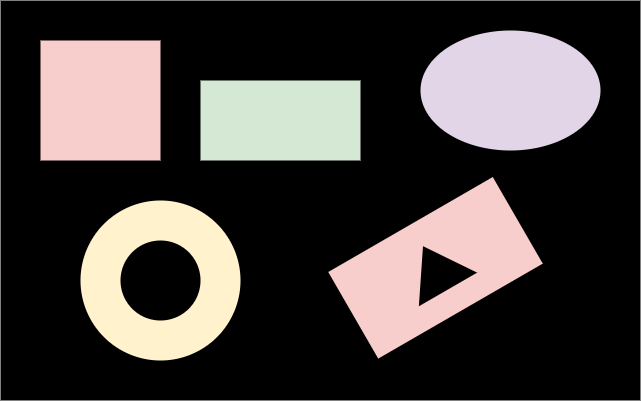
#> input picture xlh-cv-tutorial/2 Grundlagen der Bildverarbeitung/7 Konturen/1 Konturen finden und zeichnen/img/contours.png, 641 x 401 px
$ python finding_drawing.py
#> lines starting #> are read from the running program, lines starting #| are printed output that depends on the picture; after the words box and inside, x2 and y2 are one past the last pixel; in counts of white or black regions, pixels touching at a corner belong together
# finding_drawing.py
import cv2
import numpy as np

# definiere den Font und die Farbe
font = cv2.FONT_HERSHEY_SIMPLEX
WHITE = (255, 255, 255)
GREEN = (0, 255, 0)

# lade Bild von der Datei in ein NumPy Array
image = cv2.imread('img/contours.png')[4:-4, 4:-4]
gray = cv2.cvtColor(image, cv2.COLOR_BGR2GRAY)
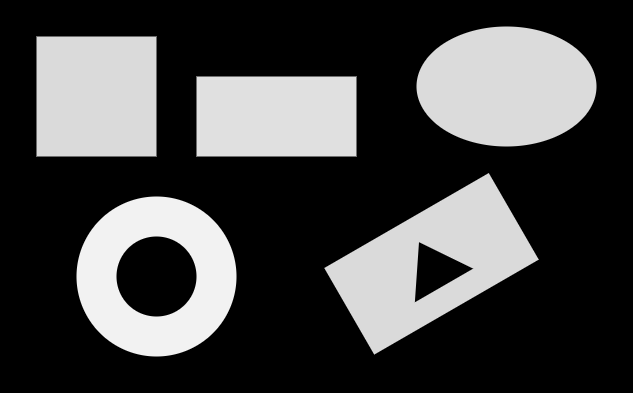
#> gray: shape (393, 633); min 0, max 242, mean 68.9

# finde alle Konturen und zeichne diese in das Bild
cnts, hir = cv2.findContours(gray.copy(), cv2.RETR_LIST, cv2.CHAIN_APPROX_SIMPLE)
#> cnts = 7 contours; box (x1, y1, x2, y2) and area: (76, 196, 237, 357) 20118, (324, 173, 539, 355) 19036, (416, 26, 597, 147) 16984, (36, 36, 157, 157) 14400, (196, 76, 357, 157) 12800, (116, 236, 197, 317) 5016, (414, 242, 473, 302) 1676; hir = [[1, -1, -1, -1], [2, 0, -1, -1], [3, 1, -1, -1], [4, 2, -1, -1], [5, 3, -1, -1], [6, 4, -1, -1], [-1, 5, -1, -1]]
conturs_all = image.copy()
cv2.drawContours(conturs_all, cnts, -1, (0, 255, 0), 2)
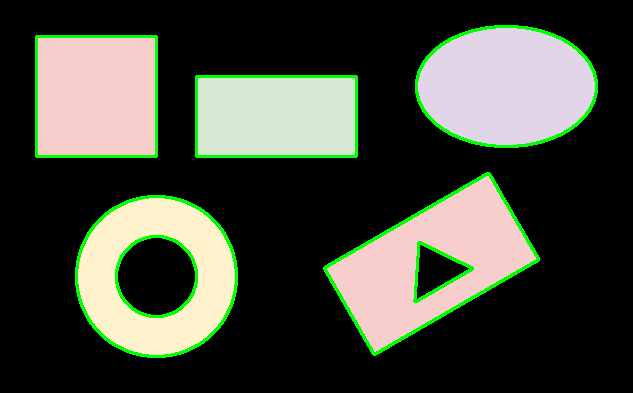
#> conturs_all: shape (393, 633, 3); mean B, G, R 61, 73.2, 68.7

# finde alle äusseren Konturen und zeichne diese in das Bild
cnts, hir = cv2.findContours(gray.copy(), cv2.RETR_EXTERNAL, cv2.CHAIN_APPROX_SIMPLE)
#> cnts = 5 contours; box (x1, y1, x2, y2) and area: (76, 196, 237, 357) 20118, (324, 173, 539, 355) 19036, (416, 26, 597, 147) 16984, (36, 36, 157, 157) 14400, (196, 76, 357, 157) 12800; hir = [[1, -1, -1, -1], [2, 0, -1, -1], [3, 1, -1, -1], [4, 2, -1, -1], [-1, 3, -1, -1]]
conturs_external = image.copy()
cv2.drawContours(conturs_external, cnts, -1, (0, 255, 0), 2)
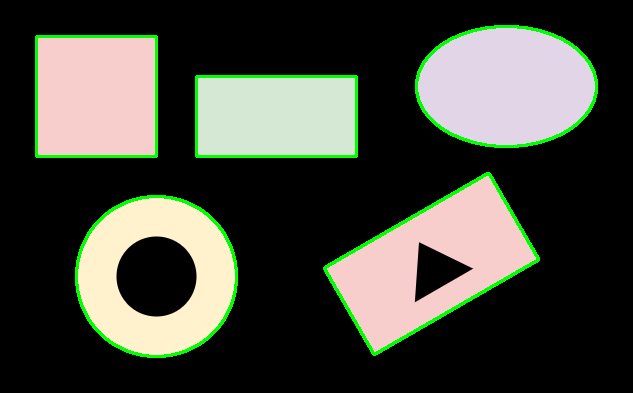
#> conturs_external: shape (393, 633, 3); mean B, G, R 61.6, 72.3, 69.5

# finde alle inneren Konturen und zeichne diese in das Bild
cnts, hir = cv2.findContours(gray.copy(), cv2.RETR_CCOMP, cv2.CHAIN_APPROX_SIMPLE)
#> cnts = 7 contours; box (x1, y1, x2, y2) and area: (76, 196, 237, 357) 20118, (324, 173, 539, 355) 19036, (416, 26, 597, 147) 16984, (36, 36, 157, 157) 14400, (196, 76, 357, 157) 12800, (116, 236, 197, 317) 5016, (414, 242, 473, 302) 1676; hir = [[2, -1, 1, -1], [-1, -1, -1, 0], [4, 0, 3, -1], [-1, -1, -1, 2], [5, 2, -1, -1], [6, 4, -1, -1], [-1, 5, -1, -1]]
print(hir)
#| [[[ 2 -1  1 -1]
#|   [-1 -1 -1  0]
#|   [ 4  0  3 -1]
#|   [-1 -1 -1  2]
#|   [ 5  2 -1 -1]
#|   [ 6  4 -1 -1]
#|   [-1  5 -1 -1]]]
# >>> [[ 2 -1  1 -1]
# >>>  [-1 -1 -1  0]
# >>>  [ 4  0  3 -1]
# >>>  [-1 -1 -1  2]
# >>>  [ 5  2 -1 -1]
# >>>  [ 6  4 -1 -1]
# >>>  [-1  5 -1 -1]]
conturs_internal = image.copy()
for (i, c) in enumerate(cnts):
    if hir[0][i][3] >= 0:
        cv2.drawContours(conturs_internal, [c], -1, GREEN, 2)
#> this loop made 7 passes
#> c on passes 5 to 6: [[196, 76], [196, 156], [356, 156], [356, 76]], [[36, 36], [36, 156], [156, 156], [156, 36]]
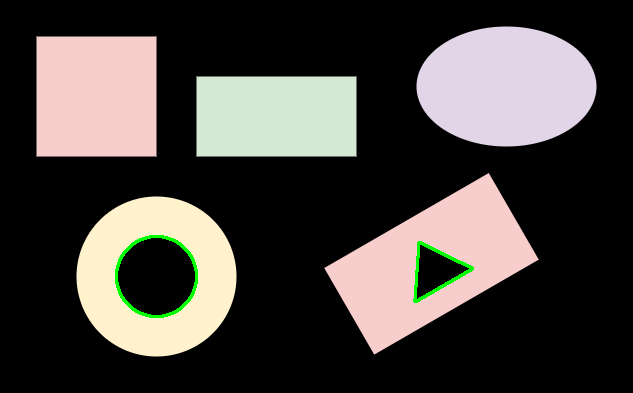
#> conturs_internal: shape (393, 633, 3); mean B, G, R 64.4, 68.2, 72.6

# Zusammenfassung der Ausganslage und der Bearbeitung
image = cv2.putText(image, 'Original', (25, 25), font, 0.8, WHITE, 2, cv2.LINE_AA)
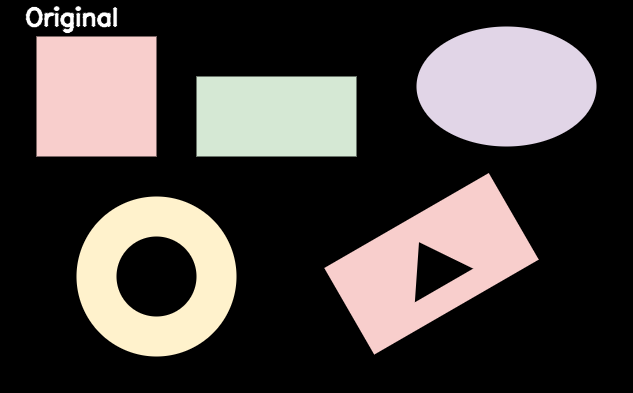
#> image: shape (393, 633, 3); mean B, G, R 65.9, 68.3, 74.3
conturs_all = cv2.putText(conturs_all, 'alle Konturen', (25, 25),
                          font, 0.8, WHITE, 2, cv2.LINE_AA)
#> conturs_all: shape (393, 633, 3); 0.8% of pixels changed, all inside (x1, y1, x2, y2) = (25, 7, 192, 28)
conturs_external = cv2.putText(conturs_external, 'aeussere Konturen', (25, 25),
                               font, 0.8, WHITE, 2, cv2.LINE_AA)
#> conturs_external: shape (393, 633, 3); 1.15% of pixels changed, all inside (x1, y1, x2, y2) = (25, 7, 261, 28)
conturs_internal = cv2.putText(conturs_internal, 'innere Konturen', (25, 25), font, 0.8, WHITE, 2, cv2.LINE_AA)
#> conturs_internal: shape (393, 633, 3); 0.95% of pixels changed, all inside (x1, y1, x2, y2) = (25, 6, 226, 28)

result_1 = np.hstack([image, conturs_all])
result_2 = np.hstack([conturs_external, conturs_internal])
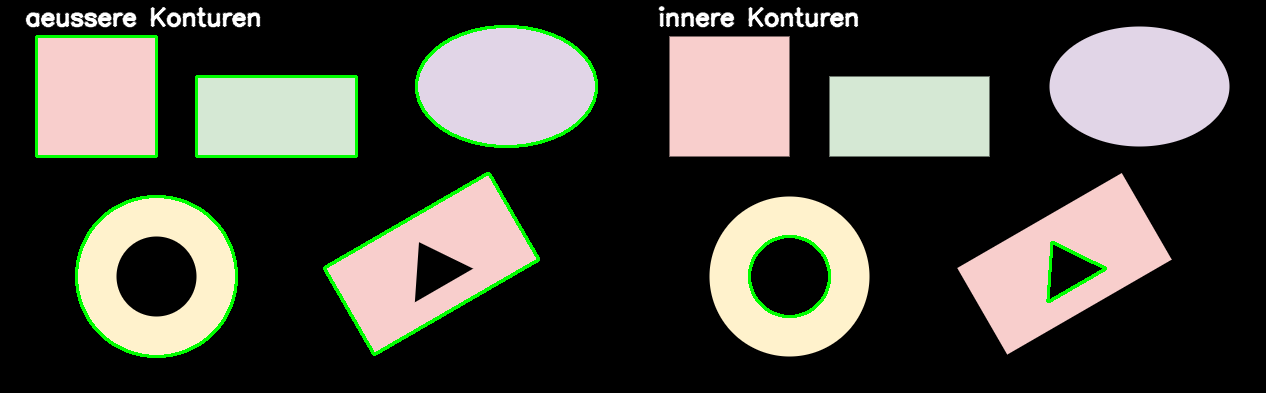
#> result_2: shape (393, 1266, 3); mean B, G, R 64.8, 72.1, 72.9
result = np.vstack([result_1, result_2])

# schreibe das Bild in eine Datei
cv2.imwrite('img/finding_drawing.png', result[0:-2, 0:-2])
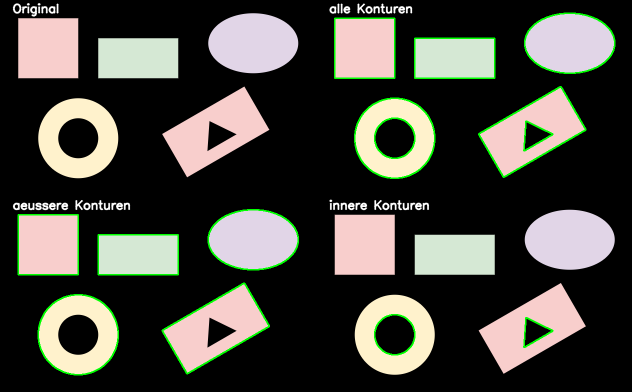
#> saved as finding_drawing.png: shape (784, 1264, 3) (shown at 1/2 size); mean B, G, R 64.7, 72.1, 72.8

# Anzeige auf dem Bildschirm
cv2.imshow('Ausgabe', result)
cv2.moveWindow('Ausgabe', 100, 100)
cv2.waitKey(0)
